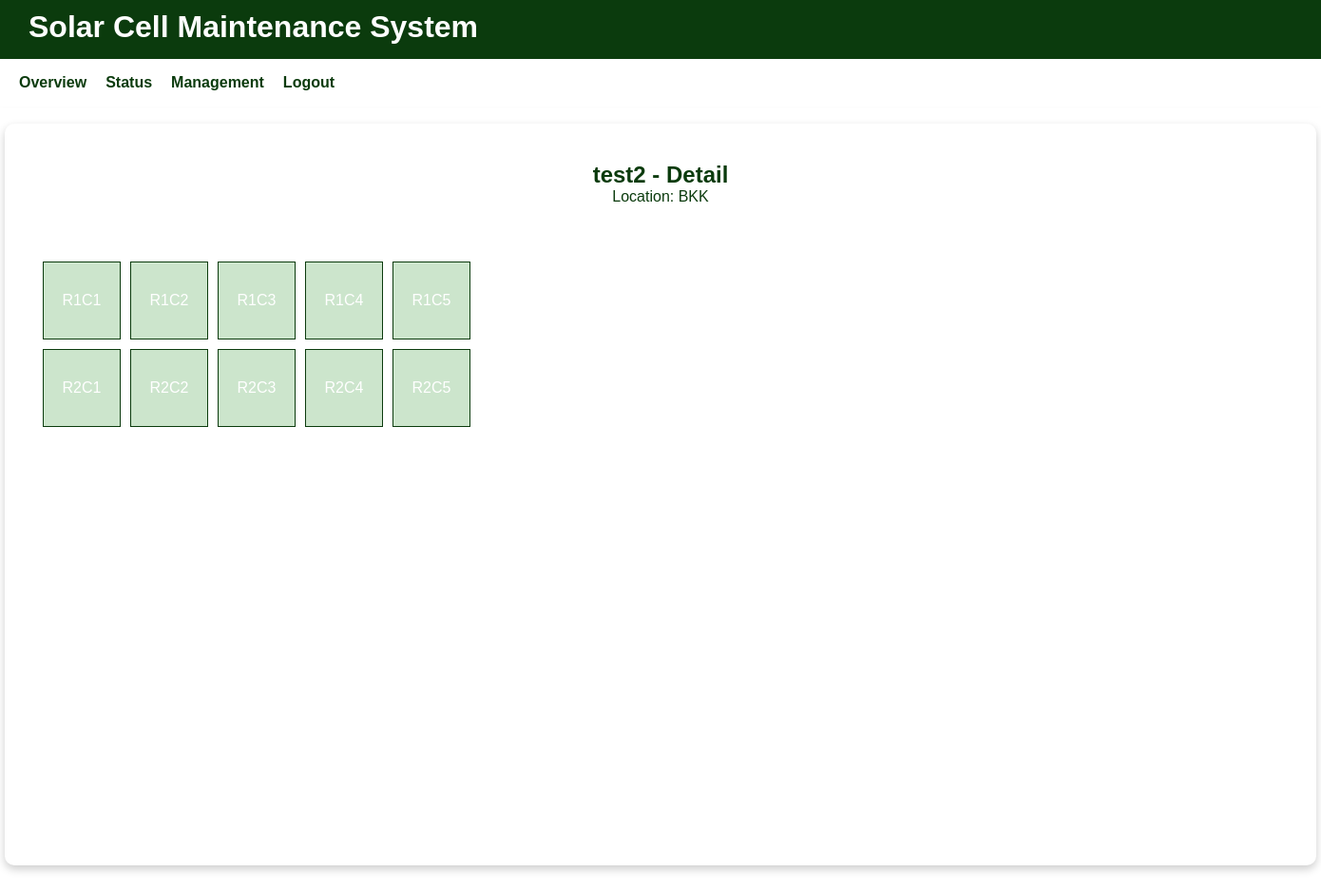
/drone/plant/2/ (signed in), run on the app's committed database.
### plant/models.py (models this page shows, shortened)
class SolarPlant(models.Model):
    name = models.CharField(max_length=255, verbose_name="ชื่อโรงไฟฟ้า")
    location = models.CharField(max_length=255, verbose_name="ที่ตั้งโรงไฟฟ้า")
    latitude = models.FloatField(verbose_name="ละติจูด", null=True, blank=True)
    longitude = models.FloatField(verbose_name="ลองจิจูด", null=True, blank=True)
    owner = models.ForeignKey(
        settings.AUTH_USER_MODEL,
        on_delete=models.CASCADE,
        related_name='plants',
        verbose_name="เจ้าของโรง"
    )
    installed_capacity_kw = models.DecimalField(
        max_digits=10, decimal_places=2,
        null=True, blank=True,
        verbose_name="กำลังการผลิต (kW)"
    )
    description = models.TextField(blank=True, verbose_name="รายละเอียดเพิ่มเติม")
    created_at = models.DateTimeField(auto_now_add=True)
    data_analyst = models.ForeignKey(
        settings.AUTH_USER_MODEL,
        on_delete=models.SET_NULL,
        null=True, blank=True,
        limit_choices_to={'role': 'data_analyst'},
        related_name='assigned_analyst_plants',
        verbose_name="นักวิเคราะห์ข้อมูล"
    )
    drone_controller = models.ForeignKey(
        settings.AUTH_USER_MODEL,
        on_delete=models.SET_NULL,
        null=True, blank=True,
        limit_choices_to={'role': 'drone_controller'},
        related_name='assigned_drone_plants',
        verbose_name="ผู้ควบคุมโดรน"
    )

class SolarPanel(models.Model):
    row = models.ForeignKey(PanelRow, on_delete=models.CASCADE, related_name='panels')
    column_number = models.PositiveIntegerField(verbose_name="คอลัมน์ที่")  # เช่น คอลัมน์ 1, 2, 3
    serial_number = models.CharField(max_length=100, blank=True, verbose_name="Serial Number")
    is_active = models.BooleanField(default=True, verbose_name="ใช้งานอยู่")

class PanelRow(models.Model):
    zone = models.ForeignKey(Zone, on_delete=models.CASCADE, related_name='rows')
    row_number = models.PositiveIntegerField(verbose_name="แถวที่")  # เช่น แถวที่ 1, 2, 3

### drone/views.py (the view)
# urls.py: path('plant/<int:plant_id>/', views.plant_detail_view, name='plant_detail'),
@login_required
def plant_detail_view(request, plant_id):
    plant = get_object_or_404(SolarPlant, id=plant_id, drone_controller=request.user)
    zones = plant.zones.prefetch_related('rows__panels')  # ดึงข้อมูลเชิงลึกแบบ efficient
    return render(request, 'dashboard/plant_detail.html', {
        'plant': plant,
        'zones': zones,
    })

### templates/dashboard/plant_detail.html (shortened to what this page needs)
{% extends 'dash.html' %}
{% load static %}
{% block content %}
  <h2>{{ plant.name }} - Detail</h2>
  <p>Location: {{ plant.location }}</p>
  {% for zone in zones %}
    <h3>Zone: {{ zone.name }}</h3>
    {% for row in zone.rows.all %}
      <div style="display: flex; gap: 10px; margin-bottom: 10px;">
        {% for panel in row.panels.all %}
          <div style="width: 80px; height: 80px; border: 1px solid #0b3b0d; background-color: {% if panel.is_active %}#cce5cc{% else %}#f8d7da{% endif %}; text-align: center; line-height: 80px;">
            R{{ row.row_number }}C{{ panel.column_number }}
          </div>
        {% endfor %}
      </div>
    {% endfor %}
  {% endfor %}
{% endblock %}

### static/css/style.css (style rules this page uses)
body.dash { display: block; height: 100%; color: #fff; font-family: 'Arial', sans-serif; background-image: url('https://www.theglobaleconomics.com/wp-content/uploads/2020/08/aerial-top-view-of-a-solar-panels-power-plant.jpg'); background-size: cover; background-repeat: no-repeat; background-position: center; display: block; margin: 0; padding: 0; color: #fff; }
.dash h2 { color: rgb(11, 59, 13); margin: 0; }
.dash p { color: rgb(11, 59, 13); margin: 0; }

### data on the page
SolarPlant: name "test2", location "BKK"
PanelRow: row_number "1"
SolarPanel: column_number "1"
SolarPanel: column_number "2"
SolarPanel: column_number "3"
SolarPanel: column_number "4"
SolarPanel: column_number "5"
PanelRow: row_number "2"
SolarPanel: column_number "1"
SolarPanel: column_number "2"
SolarPanel: column_number "3"
SolarPanel: column_number "4"
SolarPanel: column_number "5"
